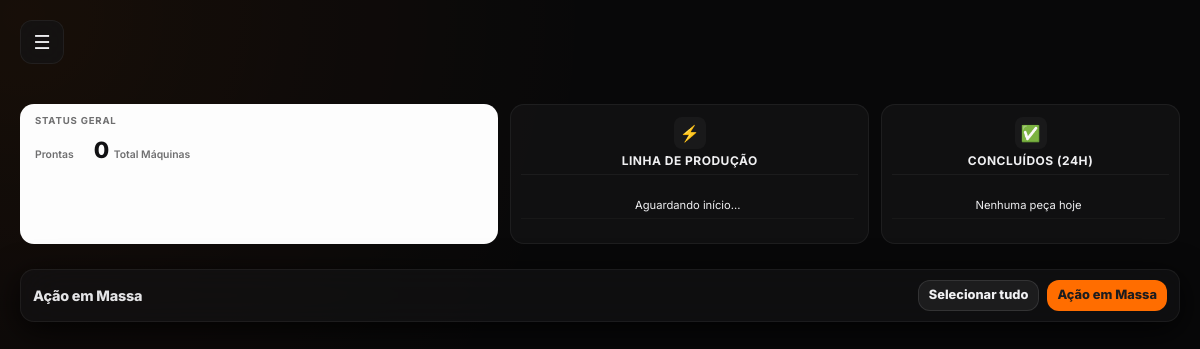
Before: / with the older database file.
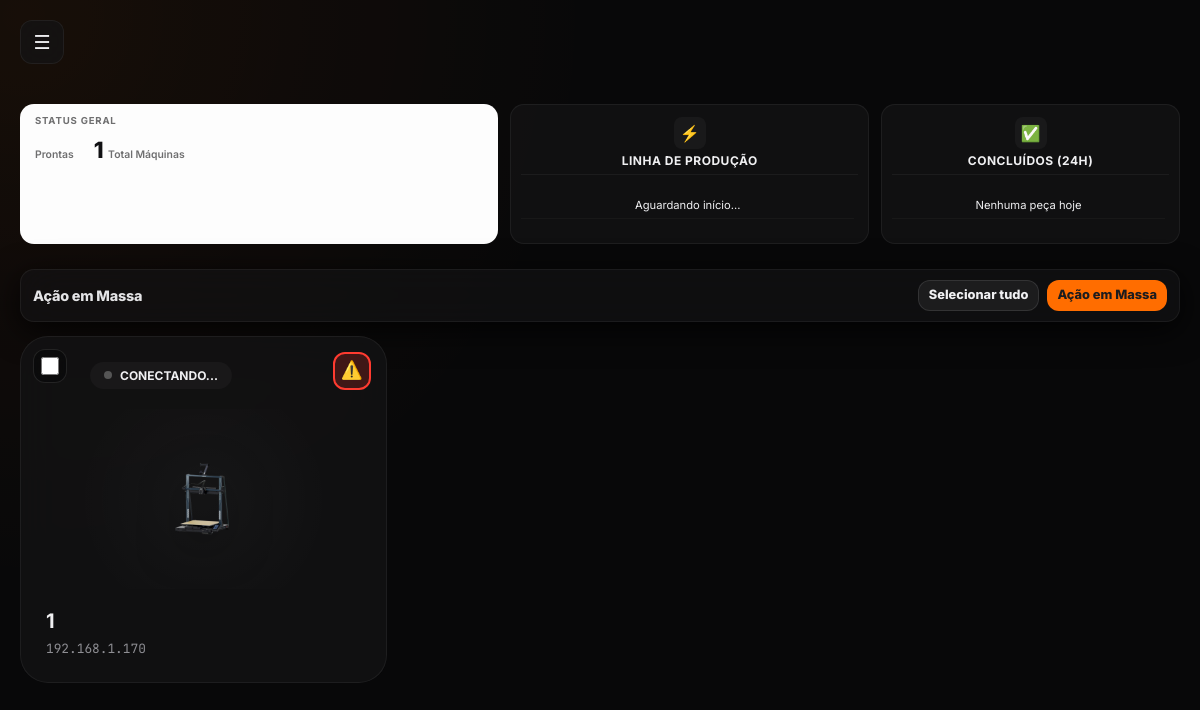
After: the same page with the newer database file.
### app.py (models this page shows)
class Maquina(db.Model):
    id = db.Column(db.Integer, primary_key=True)
    ip = db.Column(db.String(20), unique=True, nullable=False) # IP único para não duplicar
    nome = db.Column(db.String(50), nullable=False)           # Nome da Neptune 4 MAX
    modelo = db.Column(db.String(50), default="Neptune 4 MAX") # Modelo padrão
    imagem = db.Column(db.String(100), default="n4max.png")   # Nome da imagem na pasta static

### app.py (the view)
@app.route('/')
def index():
    maquinas_cadastradas = carregar_maquinas()
    lista_final = {}
    for m in maquinas_cadastradas:
        ip = m['ip']
        if ip in IMPRESSORAS_ENCONTRADAS:
            lista_final[ip] = IMPRESSORAS_ENCONTRADAS[ip]
        else:
            lista_final[ip] = {'nome': m['nome'], 'ip': ip, 'status': 'offline', 'cor': 'offline', 'msg': 'CONECTANDO...', 'progresso': 0, 'imagem': 'n4max.png', 'modelo_real': 'Neptune 4 MAX'}
    disponiveis = sum(1 for p in IMPRESSORAS_ENCONTRADAS.values() if p.get('cor') == 'ready')
    return render_template('index.html', impressoras=lista_final, disponiveis=disponiveis)

### app.py (called while the page is built)
def chave_ordem_maquina(m):
    nome_bruto = getattr(m, 'nome', m.get("nome", "")) if not isinstance(m, dict) else m.get("nome", "")
    nome = str(nome_bruto).strip()
    match = re.match(r'^(\d+)', nome)
    if match:
        return int(match.group(1))
    return 999999

def carregar_maquinas():
    try:
        maquinas_db = Maquina.query.all()
        lista_maquinas = []
        for m in maquinas_db:
            lista_maquinas.append({
                "ip": m.ip,
                "nome": m.nome,
                "modelo": m.modelo,
                "imagem": m.imagem
            })
        return sorted(lista_maquinas, key=chave_ordem_maquina)
    except Exception as e:
        print(f"🚨 Erro ao ler banco de dados em Betim: {e}")
        return []

### templates/index.html (shortened to what this page needs)
<!DOCTYPE html>
<html lang="pt-br">
<head>
    <link rel="stylesheet" href="{{ url_for('static', filename='css/style.css') }}">
    <link rel="stylesheet" href="{{ url_for('static', filename='css/estoque.css') }}">
</head>
<body class="dashboard-theme">
    <div class="app-layout">
        <main class="main-viewport">
            <header class="top-bar">
                <button class="hamburger-btn" id="btnHamburger" type="button" aria-label="Abrir menu" aria-expanded="false">
                  ☰
                </button>
            </header>
            <section id="secao-dashboard">
                <section class="summary-widgets">
                    <div class="widget-card main-stats">
                        <h3>Status Geral</h3>
                        <div class="stats-row">
                            <div class="stat-box">
                                <span class="lbl">Prontas</span>
                            </div>
                            <div class="stat-box">
                                <span class="val highlight">{{ impressoras|length }}</span>
                                <span class="lbl">Total Máquinas</span>
                            </div>
                        </div>
                    </div>
                    <div class="widget-card glass production-widget">
                        <div class="production-header">
                            <span class="widget-icon">⚡</span>
                            <h4>Linha de Produção</h4>
                        </div>
                        <div class="production-scroll-area">
                            <ul id="listaProducaoAtiva" class="production-list">
                                <li class="empty-msg">Aguardando início...</li>
                            </ul>
                        </div>
                    </div>
                    <div class="widget-card glass production-widget">
                        <div class="production-header">
                            <span class="widget-icon">✅</span>
                            <h4>Concluídos (24h)</h4>
                        </div>
                        <div class="production-scroll-area">
                            <ul id="listaProducaoConcluida" class="production-list">
                                <li class="empty-msg">Nenhuma peça hoje</li>
                            </ul>
                        </div>
                    </div>
                </section>
  <div class="mass-toolbar">
    <div class="mass-title">Ação em Massa</div>
    <div class="mass-actions">
      <button class="mass-btn" onclick="selecionarTodas()">Selecionar tudo</button>
      <button class="mass-btn primary" onclick="abrirModalMassa()">Ação em Massa</button>
    </div>
  </div>
                <div class="grid-responsive">
                    {% for ip, dados in impressoras.items() %}
                    <section id="card-{{ ip | replace('.', '-') }}" class="card-pro {{ dados.cor }}" onclick="abrirModal('{{ ip }}', '{{ dados.nome }}')">
                        <button class="btn-emergency-stop"
                                onclick="event.stopPropagation(); paradaDeEmergencia('{{ ip }}', '{{ dados.nome }}')">
                            ⚠️
                        </button>
                       <div class="mass-check-wrap" onclick="event.stopPropagation();">
  <input class="mass-check" type="checkbox"
         data-ip="{{ip}}"
         onclick="event.stopPropagation(); atualizarCountMassa();">
</div>
                        <div class="card-top">
                            <div class="status-pill">
                                <span class="status-dot {{ 'printing' if dados.status == 'printing' else '' }}"></span>
                                <span class="status-text">{{ dados.msg }}</span>
                            </div>
                        </div>
                        <div class="printer-visual">
                            <img src="{{ url_for('static', filename='img/' + dados.imagem) }}" alt="Printer">
                        </div>
                        <div class="card-footer-info">
                            <div class="printer-titles">
                                <h2>{{ dados.nome }}</h2>
                                <code class="ip-address">{{ ip }}</code>
                            </div>
                        </div>
                    </section>
                    {% endfor %}
                </div>
            </section>
        </main>
    </div>
</body>
</html>

Changed rows visible on the page:
added Maquina: msg "CONECTANDO...", nome "1", ip "192.168.1.170"
Other visible differences:
{{ impressoras|length }}: "0" → "1"
